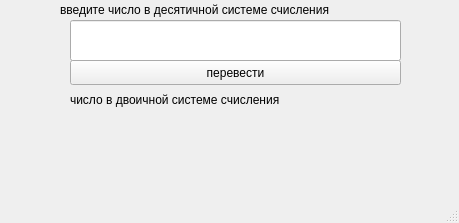
<?xml version="1.0" encoding="UTF-8"?>
<ui version="4.0">
 <class>MainWindow</class>
 <widget class="QMainWindow" name="MainWindow">
  <property name="geometry">
   <rect>
    <x>0</x>
    <y>0</y>
    <width>459</width>
    <height>223</height>
   </rect>
  </property>
  <property name="windowTitle">
   <string>MainWindow</string>
  </property>
  <widget class="QWidget" name="centralwidget">
   <widget class="QLabel" name="decimallabel">
    <property name="geometry">
     <rect>
      <x>60</x>
      <y>0</y>
      <width>351</width>
      <height>20</height>
     </rect>
    </property>
    <property name="text">
     <string>введите число в десятичной системе счисления</string>
    </property>
   </widget>
   <widget class="QLineEdit" name="lineEdit">
    <property name="geometry">
     <rect>
      <x>70</x>
      <y>20</y>
      <width>331</width>
      <height>41</height>
     </rect>
    </property>
   </widget>
   <widget class="QPushButton" name="transformButton">
    <property name="geometry">
     <rect>
      <x>70</x>
      <y>60</y>
      <width>331</width>
      <height>25</height>
     </rect>
    </property>
    <property name="text">
     <string>перевести</string>
    </property>
   </widget>
   <widget class="QLabel" name="twoLabel">
    <property name="geometry">
     <rect>
      <x>70</x>
      <y>90</y>
      <width>331</width>
      <height>20</height>
     </rect>
    </property>
    <property name="text">
     <string>число в двоичной системе счисления</string>
    </property>
   </widget>
   <widget class="QLabel" name="otvetLabel">
    <property name="geometry">
     <rect>
      <x>70</x>
      <y>120</y>
      <width>331</width>
      <height>51</height>
     </rect>
    </property>
    <property name="text">
     <string/>
    </property>
   </widget>
  </widget>
  <widget class="QMenuBar" name="menubar">
   <property name="geometry">
    <rect>
     <x>0</x>
     <y>0</y>
     <width>459</width>
     <height>22</height>
    </rect>
   </property>
  </widget>
  <widget class="QStatusBar" name="statusbar"/>
 </widget>
 <resources/>
 <connections/>
</ui>
